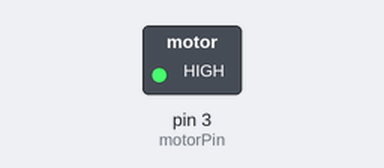
Simulated run of this sketch. Board: Arduino Uno, built with avr-gcc and run on an emulated ATmega328P. On the bench: switched loads named in the sketch (green lamp = pin HIGH). Dashed ring = blinking.

Above: at 0.15 s.
Timing chart, 0 to 3.0 s (numbered marks = the images above):
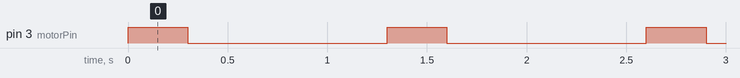

The sketch:

VibMotorCode.ino
```cpp
int motorPin = 3;  // Motor connected directly to digital pin D3

void setup() {
  pinMode(motorPin, OUTPUT);
}

void loop() {
  digitalWrite(motorPin, HIGH);
  delay(300);
  digitalWrite(motorPin, LOW);
  delay(1000);
}
```

Measured:
- by itself, pin 3 (motorPin): alternates HIGH for 0.30 s and LOW for 1.0 s
